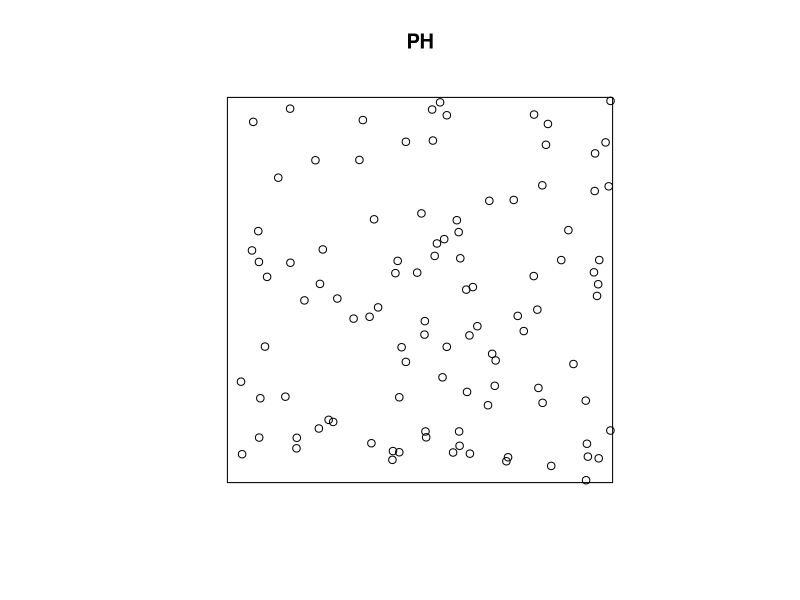
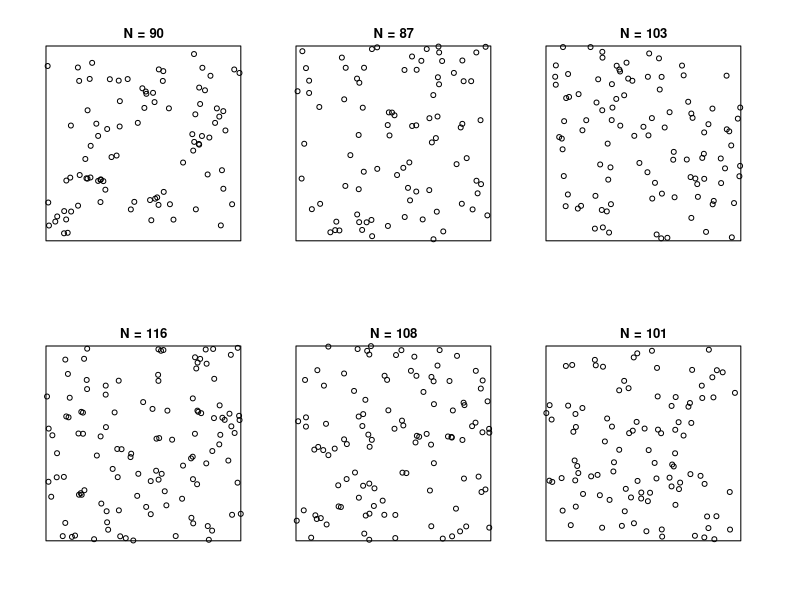
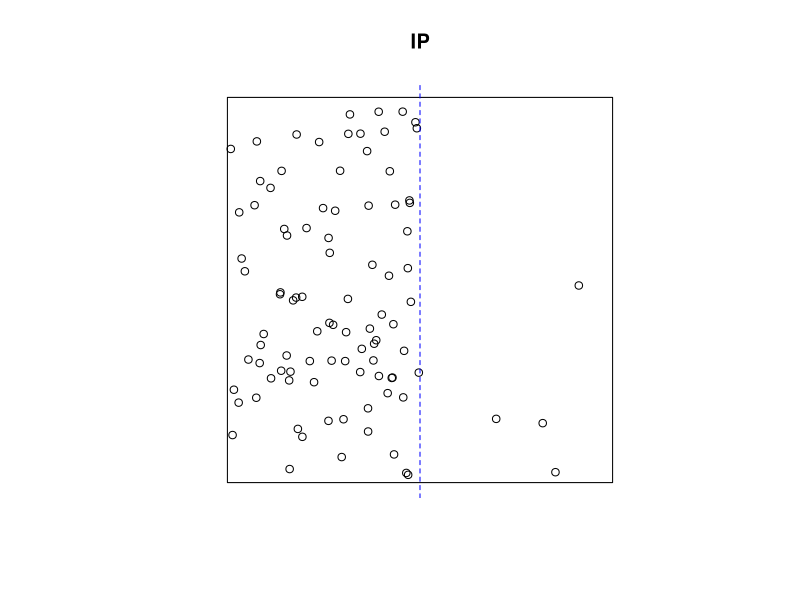
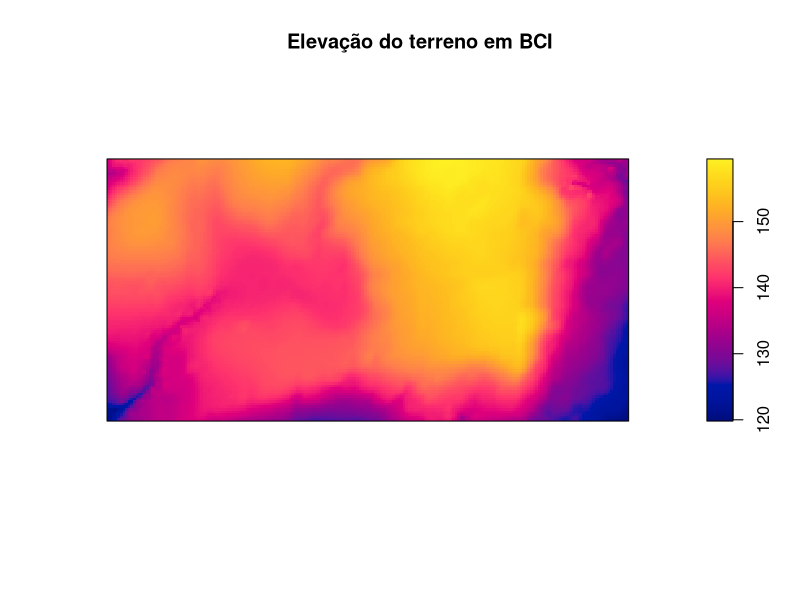
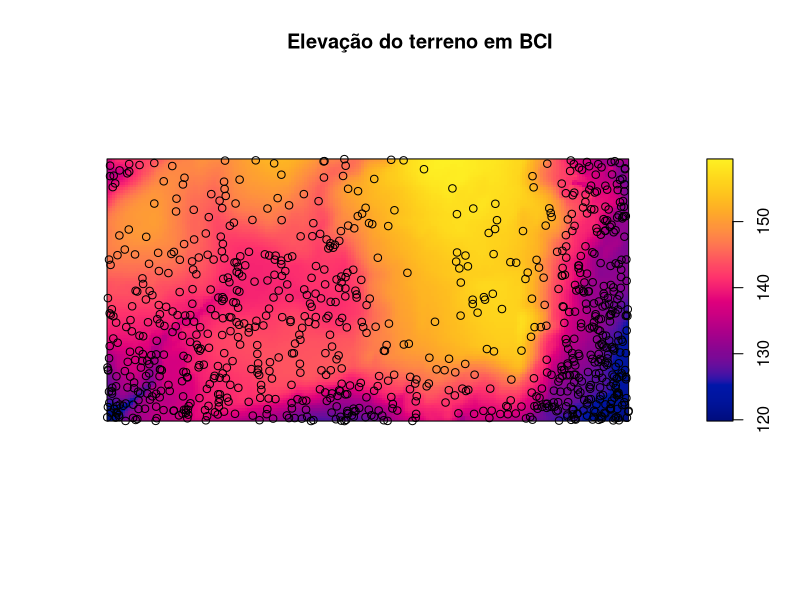
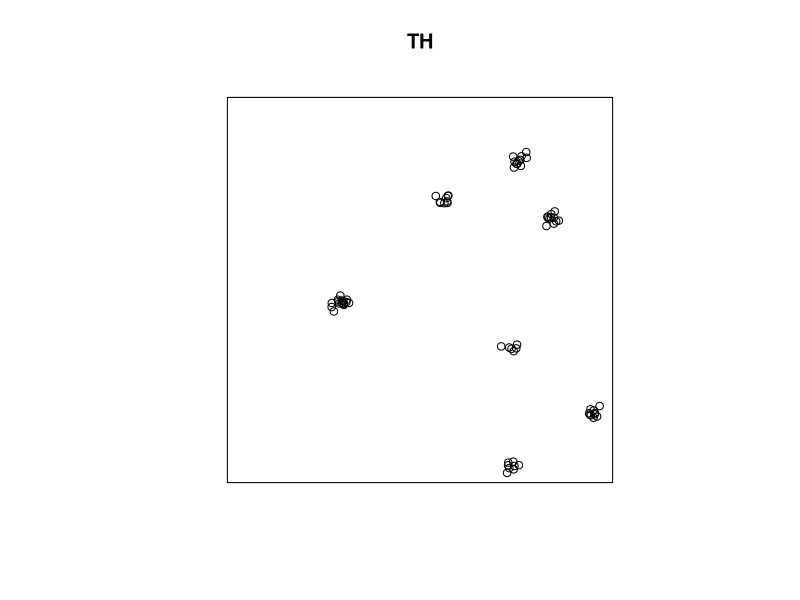
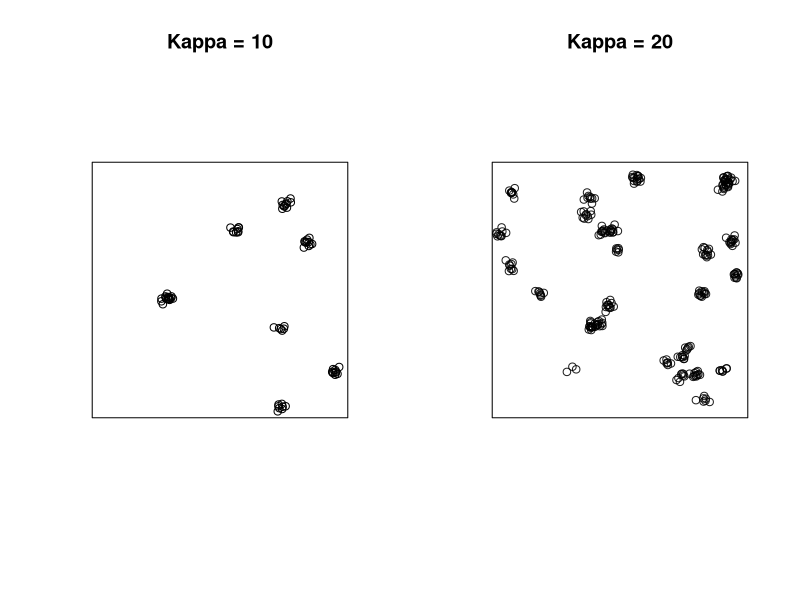
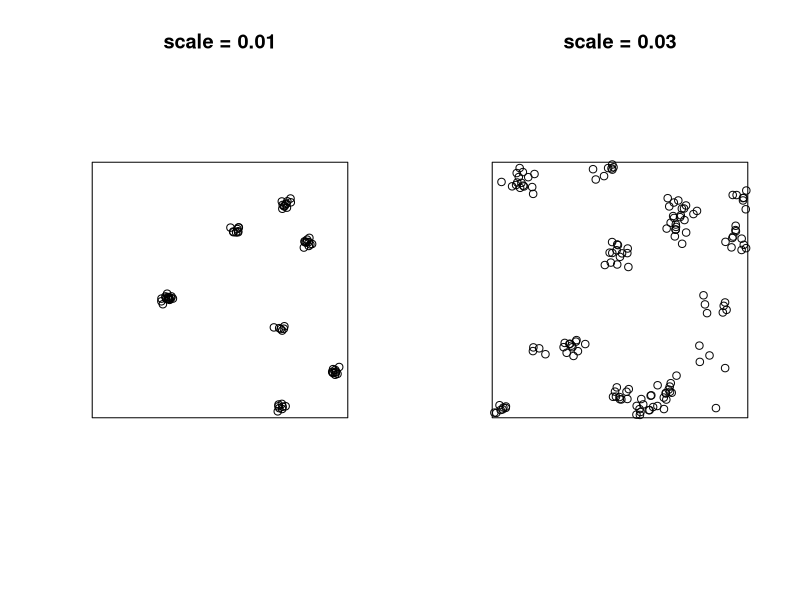

Reproduce these figures in R, in order.
## ---- chunk 1
library(knitr)
knitr::opts_chunk$set(
  echo = TRUE, eval = FALSE)
## ---- chunk 2
library(spatstat)
## ---- chunk 3
## Gera o padrão de um processo PH, com intensidade = 100
PH <- rpoispp(lambda = 100, win = unit.square())
## Plota o padrão de pontos
plot(PH)
## ---- chunk 4
## seis  simulações do modelo
set.seed(3)
HP1 <- rpoispp(lambda = 100, win = unit.square(), nsim = 6)
names(HP1) <- sapply(HP1, function(x) paste0("N = ", x$n))
plot(HP1, multiplot=TRUE, main = "")
## ---- chunk 5
## Aqui definimos uma função que descreve como a intensidade muda na área
## No caso, a intensidade muda de 180 para 20 a partir do valor da coordenada X = 0.5
padrao1 <- function(x,y) ifelse(test = x > 0.5, yes = 20, no = 180)
## Gera o padrão de pontos
IP <- rpoispp(lambda = padrao1, win = unit.square())
## Plota o gráfico
plot(IP)
## Uma linha para marcar as duas regiões
abline(v = 0.5, lty =2 , col = "blue")
## ---- chunk 6
image(bei.extra$elev, main = "Elevação do terreno em BCI")
## ---- chunk 7
## Valores de intensidade em função da elevação
padrao2 <- exp(20 - bei.extra$elev/10)*5e-6
## Gera padrão de pontos com a intensidade definida acima
bci.pp <- rpoispp(lambda = padrao2)
## Plota o mapa do terreno e os pontos
image(bei.extra$elev, main = "Elevação do terreno em BCI")
points(bci.pp)
## ---- chunk 8
TH <- rThomas(kappa = 10, scale = 0.01, mu = 10, win = unit.square())
plot(TH)
## ---- chunk 9
## Nova simulacao com kappa = 20
TH2 <- rThomas(kappa = 20, scale = 0.01, mu = 10, win = unit.square())
## Plota o grafico anterior junto com o grafico do novo padrao
par(mfrow=c(1,2)) ## abre janela para dois graficos juntos
plot(TH, main = "Kappa = 10")
plot(TH2, main = "Kappa = 20")
par(mfrow = c(1,1))
## ---- chunk 10
## Nova simulacao com scale = 0.03
TH3 <- rThomas(kappa = 10, scale = 0.03, mu = 10, win = unit.square())
## Plota o grafico anterior junto com o grafico do novo padrao
par(mfrow=c(1,2)) ## abre janela para dois graficos juntos
plot(TH, main = "scale = 0.01")
plot(TH3, main = "scale = 0.03")
par(mfrow = c(1,1))
## ---- chunk 11
## Cria o padrão de intensidade de agregados: duas zonas com intensidades 6 e 20
padrao3 <- function(x,y) ifelse(x > 0.5, 6, 20)
## Simula o processo de Thomas com intensidade igual ao padrão acima
IT <- rThomas(kappa = padrao3, scale = 0.01, mu = 10, win = unit.square())
## Plota os pontos e a linha que divide as duas zonas de intensidade
plot(IT)
abline(v = 0.5, lty =2 , col = "blue")
